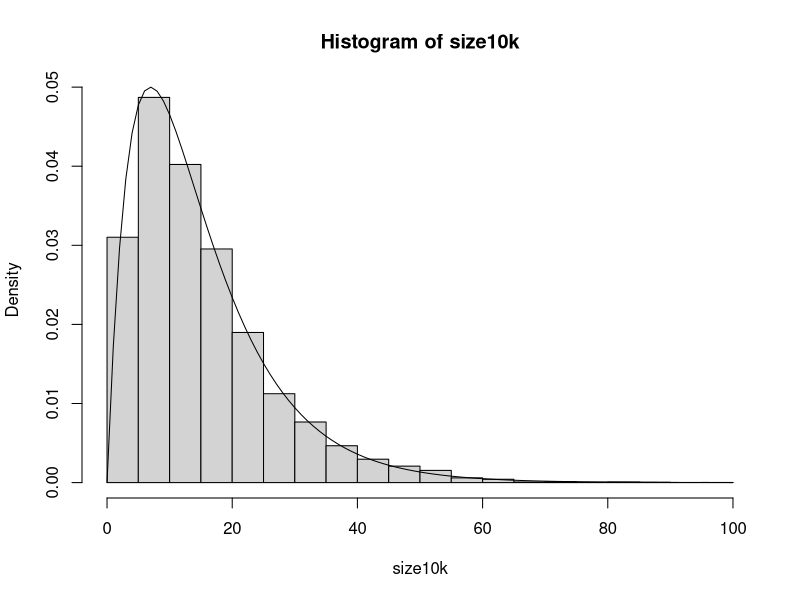

Write the R code that produced this figure.
#1b)
# i) Simulating 1 block lifetime of Xa and Xb.
Xa = rexp(n=1, rate=1/10) # Simulating 1 draw of Xa.
Xb = rexp(n=1, rate=1/10) # Simulation 1 draw of Xb.
x = max(Xa, Xb) # Taking the maximum of Xa and Xb.

# ii) Repeating step i) 10,000 times using the replicate function.
size10k = replicate(10000, max(rexp(n=1, rate=1/10), rexp(n=1, rate=1/10)))

# iii) Using Hist to generate a histogram and then superimposing 
     # the density function on the histogram using curve.
hist(size10k, prob = TRUE)
pdf = function(x){
  return (0.2*exp(-0.1*x)-0.2*exp(-0.2*x))
}
curve(pdf(x), add = TRUE)

# iv) Used mean to calculate the average of the 10,000 repetitions.
mean(size10k)
1-pexp(15, rate = 1/ mean(size10k)) # Using 1 - the distribution function to 
                                    # calculate the probability.

# 1c) Performed the step vi) using sample size of 1,000, and 100,000.
size1k = replicate(1000, max(rexp(n=1, rate=1/10), rexp(n=1, rate=1/10)))
mean(size1k)
1-pexp(15, rate = 1/(mean(size1k)))
size100k = replicate(100000, max(rexp(n=1, rate=1/10), rexp(n=1, rate=1/10)))
mean(size100k)
1-pexp(15, rate = 1/(mean(size100k)))